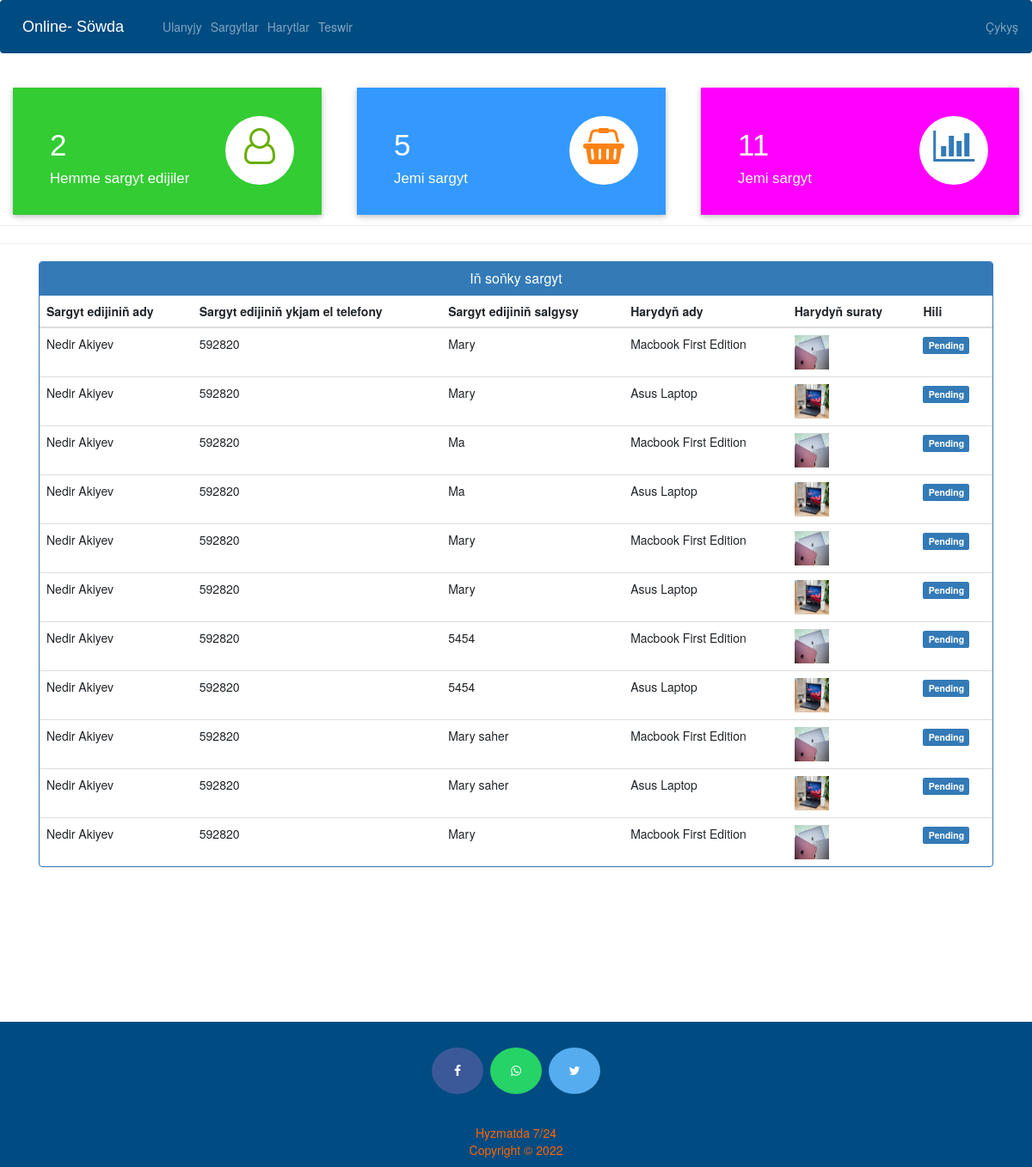
Screenshot of /admin-dashboard (signed in) with the database file from the repository.
### ecom/models.py (models this page shows, shortened)
class Customer(models.Model):
    user = models.OneToOneField(User, on_delete=models.CASCADE, verbose_name="Ulanyjy ady")
    profile_pic = models.ImageField(upload_to='profile_pic/CustomerProfilePic/', null=True, blank=True,
                                    verbose_name="Suraty")
    address = models.CharField(max_length=40, verbose_name="Salgysy")
    mobile = models.CharField(max_length=20, null=False, verbose_name="Ykjam el telefony")
    @property
    def get_name(self):
        return self.user.first_name + " " + self.user.last_name

class Orders(models.Model):
    STATUS = (
        ('Pending', 'Garaşylýar'),
        ('Order Confirmed', 'Sargyt kabul edildi'),
        ('Out for Delivery', 'Ýolda'),
        ('Delivered', 'Gowşuryldy'),
    )
    customer = models.ForeignKey('Customer', on_delete=models.CASCADE, null=True, verbose_name="Ulanyjy")
    product = models.ForeignKey('Product', on_delete=models.CASCADE, null=True, verbose_name="Önüm")
    email = models.CharField(max_length=50, null=True, verbose_name="E-mail salgy")
    address = models.CharField(max_length=500, null=True, verbose_name="Ulayjynyň salgysy")
    mobile = models.CharField(max_length=20, null=True, verbose_name="Ykjam el telefony")
    order_date = models.DateField(auto_now_add=True, null=True, verbose_name="Sargydyň wagty")
    status = models.CharField(max_length=50, null=True, choices=STATUS, )

class Product(models.Model):
    name = models.CharField(max_length=40, verbose_name="Önümiň ady")
    product_image = models.ImageField(upload_to='product_image/', null=True, blank=True, verbose_name="Önümiň suraty")
    price = models.PositiveIntegerField(verbose_name="Önümiň bahasy")
    description = models.CharField(max_length=40)

### ecom/views.py (the view)
# urls.py: path('admin-dashboard', views.admin_dashboard_view,name='admin-dashboard'),
@login_required(login_url='adminlogin')
def admin_dashboard_view(request):
    customercount = models.Customer.objects.all().count()
    productcount = models.Product.objects.all().count()
    ordercount = models.Orders.objects.all().count()
    orders = models.Orders.objects.all()
    ordered_products = []
    ordered_bys = []
    for order in orders:
        ordered_product = models.Product.objects.all().filter(id=order.product.id)
        ordered_by = models.Customer.objects.all().filter(id=order.customer.id)
        ordered_products.append(ordered_product)
        ordered_bys.append(ordered_by)
    mydict = {
        'customercount': customercount,
        'productcount': productcount,
        'ordercount': ordercount,
        'data': zip(ordered_products, ordered_bys, orders),
    }
    return render(request, 'ecom/admin_dashboard.html', context=mydict)

### templates/ecom/admin_dashboard.html
{% extends 'ecom/admin_base.html' %}
{% load static %}
{% block content %}
<br>
{%include 'ecom/admin_dashboard_cards.html'%}
<br><br><br><br><br>
<hr><hr>
<div class="container" >
    <div class="panel panel-primary" >
      <div class="panel-heading" style="text-align:center;">
        <h6 class="panel-title">Iň soňky sargyt</h6>
      </div>
      <table class="table table-hover" id="dev-table">
        <thead>
          <tr>
            <th>Sargyt edijiniň ady</th>
            <th>Sargyt edijiniň ykjam el telefony</th>
            <th>Sargyt edijiniň salgysy</th>
            <th>Harydyň ady</th>
            <th>Harydyň suraty</th>
            <th>Hili</th>
          </tr>
        </thead>
        {% for product,customer,order in data %}
        <tr>
          {% for c in customer %}
          <td> {{c.get_name}}</td>
          <td>{{c.mobile}}</td>
          <td>{{order.address}}</td>
          {% endfor %}
          {% for p in product %}
          <td> {{p.name}}</td>
          <td> <img src="{% static p.product_image.url %}" alt="Profile Pic" height="40px" width="40px" /></td>
          {% if order.status == 'Garaşylýar,'%}
          <td> <span class="label label-info">{{order.status}}</span></td>
          {% elif order.status == 'Gowşuryldy' %}
          <td> <span class="label label-success">{{order.status}}</span></td>
          {% elif order.status == 'Ýolda' %}
          <td> <span class="label label-warning">{{order.status}}</span></td>
          {%else%}
            <td> <span class="label label-primary">{{order.status}}</span></td>
          {%endif%}
          {% endfor %}
        </tr>
        {% endfor %}
      </table>
  </div>
</div>
{% endblock content %}

### rows the page displays
Orders: address "Mary", status "Pending"
Customer: get_name "Nedir Akiyev", mobile "592820"
Product: name "Macbook First Edition", product_image (picture)
Orders: address "Mary", status "Pending"
Product: name "Asus Laptop", product_image (picture)
Orders: address "Ma", status "Pending"
Orders: address "Ma", status "Pending"
Orders: address "Mary", status "Pending"
Orders: address "Mary", status "Pending"
Orders: address "5454", status "Pending"
Orders: address "5454", status "Pending"
Orders: address "Mary saher", status "Pending"
Orders: address "Mary saher", status "Pending"
Orders: address "Mary", status "Pending"

### other values shown
{{ customercount }} "2"
{{ productcount }} "5"
{{ ordercount }} "11"
